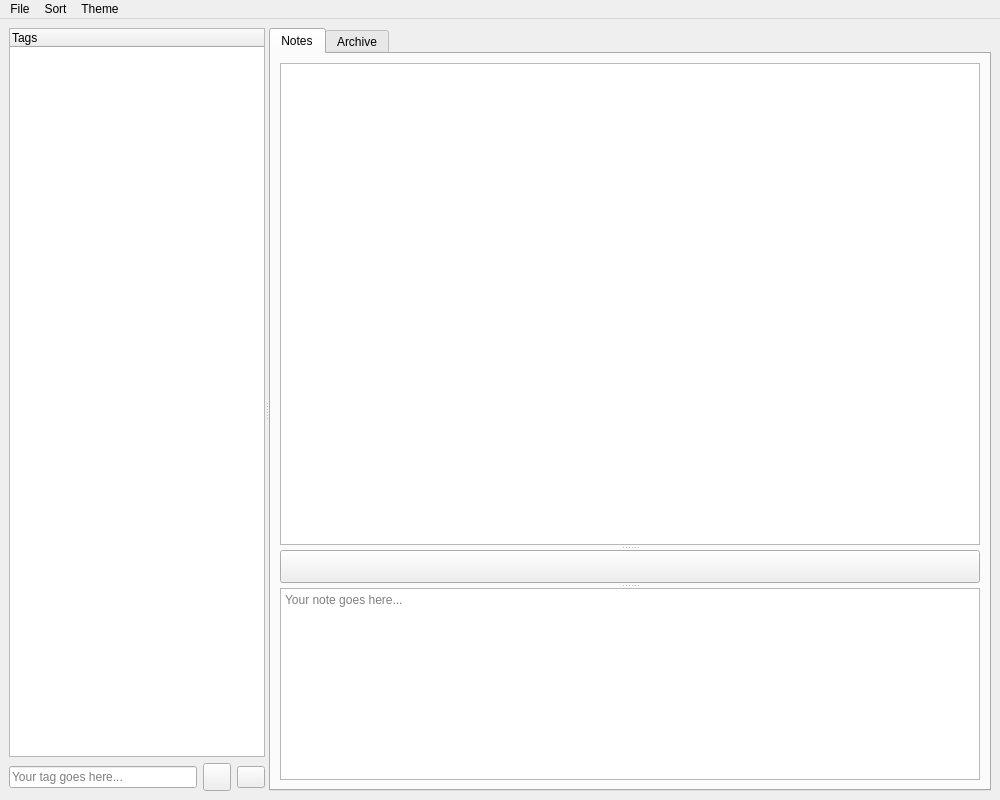
<?xml version="1.0" encoding="UTF-8"?>
<ui version="4.0">
 <class>MainWindow</class>
 <widget class="QMainWindow" name="MainWindow">
  <property name="geometry">
   <rect>
    <x>0</x>
    <y>0</y>
    <width>1000</width>
    <height>800</height>
   </rect>
  </property>
  <property name="windowTitle">
   <string>Notes</string>
  </property>
  <property name="windowIcon">
   <iconset>
    <normaloff>res/notes.png</normaloff>res/notes.png</iconset>
  </property>
  <widget class="QWidget" name="centralwidget">
   <layout class="QHBoxLayout" name="horizontalLayout_2">
    <item>
     <widget class="QSplitter" name="splitter_2">
      <property name="orientation">
       <enum>Qt::Horizontal</enum>
      </property>
      <widget class="QWidget" name="verticalLayoutWidget">
       <layout class="QVBoxLayout" name="verticalLayout_3">
        <item>
         <widget class="QTreeWidget" name="tagTreeWidget">
          <property name="minimumSize">
           <size>
            <width>100</width>
            <height>0</height>
           </size>
          </property>
          <property name="animated">
           <bool>false</bool>
          </property>
          <property name="headerHidden">
           <bool>false</bool>
          </property>
          <column>
           <property name="text">
            <string>Tags</string>
           </property>
          </column>
         </widget>
        </item>
        <item>
         <layout class="QHBoxLayout" name="horizontalLayout" stretch="1,0,0">
          <item>
           <widget class="QLineEdit" name="tagEdit">
            <property name="toolTip">
             <string>Name of the new tag</string>
            </property>
            <property name="frame">
             <bool>true</bool>
            </property>
            <property name="placeholderText">
             <string>Your tag goes here...</string>
            </property>
            <property name="clearButtonEnabled">
             <bool>true</bool>
            </property>
           </widget>
          </item>
          <item>
           <widget class="QPushButton" name="addTagButton">
            <property name="sizePolicy">
             <sizepolicy hsizetype="Fixed" vsizetype="Fixed">
              <horstretch>0</horstretch>
              <verstretch>0</verstretch>
             </sizepolicy>
            </property>
            <property name="minimumSize">
             <size>
              <width>28</width>
              <height>28</height>
             </size>
            </property>
            <property name="maximumSize">
             <size>
              <width>28</width>
              <height>28</height>
             </size>
            </property>
            <property name="toolTip">
             <string>Add a new sub-tag to the selected one</string>
            </property>
            <property name="text">
             <string/>
            </property>
            <property name="icon">
             <iconset>
              <normaloff>res/add.png</normaloff>res/add.png</iconset>
            </property>
           </widget>
          </item>
          <item>
           <widget class="QPushButton" name="deleteTagButton">
            <property name="minimumSize">
             <size>
              <width>28</width>
              <height>0</height>
             </size>
            </property>
            <property name="maximumSize">
             <size>
              <width>28</width>
              <height>16777215</height>
             </size>
            </property>
            <property name="toolTip">
             <string>Delete selected tag, all of his children and all of the notes in archive associated with it</string>
            </property>
            <property name="text">
             <string/>
            </property>
            <property name="icon">
             <iconset>
              <normaloff>res/bin.png</normaloff>res/bin.png</iconset>
            </property>
           </widget>
          </item>
         </layout>
        </item>
       </layout>
      </widget>
      <widget class="QTabWidget" name="tabWidget">
       <property name="sizePolicy">
        <sizepolicy hsizetype="Expanding" vsizetype="Expanding">
         <horstretch>1</horstretch>
         <verstretch>0</verstretch>
        </sizepolicy>
       </property>
       <property name="focusPolicy">
        <enum>Qt::NoFocus</enum>
       </property>
       <property name="currentIndex">
        <number>0</number>
       </property>
       <widget class="QWidget" name="Notes">
        <attribute name="title">
         <string>Notes</string>
        </attribute>
        <layout class="QVBoxLayout" name="verticalLayout_2">
         <item>
          <widget class="QSplitter" name="splitter">
           <property name="sizePolicy">
            <sizepolicy hsizetype="Preferred" vsizetype="Expanding">
             <horstretch>0</horstretch>
             <verstretch>0</verstretch>
            </sizepolicy>
           </property>
           <property name="orientation">
            <enum>Qt::Vertical</enum>
           </property>
           <property name="handleWidth">
            <number>5</number>
           </property>
           <widget class="QListWidget" name="notesListWidget">
            <property name="sizePolicy">
             <sizepolicy hsizetype="Expanding" vsizetype="Expanding">
              <horstretch>0</horstretch>
              <verstretch>1</verstretch>
             </sizepolicy>
            </property>
            <property name="minimumSize">
             <size>
              <width>600</width>
              <height>300</height>
             </size>
            </property>
            <property name="selectionMode">
             <enum>QAbstractItemView::MultiSelection</enum>
            </property>
           </widget>
           <widget class="QPushButton" name="addButton">
            <property name="sizePolicy">
             <sizepolicy hsizetype="Fixed" vsizetype="Fixed">
              <horstretch>0</horstretch>
              <verstretch>0</verstretch>
             </sizepolicy>
            </property>
            <property name="minimumSize">
             <size>
              <width>0</width>
              <height>33</height>
             </size>
            </property>
            <property name="maximumSize">
             <size>
              <width>16777215</width>
              <height>33</height>
             </size>
            </property>
            <property name="toolTip">
             <string>Add a new note</string>
            </property>
            <property name="text">
             <string/>
            </property>
            <property name="icon">
             <iconset>
              <normaloff>res/add.png</normaloff>res/add.png</iconset>
            </property>
           </widget>
           <widget class="QTextEdit" name="noteEdit">
            <property name="enabled">
             <bool>true</bool>
            </property>
            <property name="sizePolicy">
             <sizepolicy hsizetype="Expanding" vsizetype="Expanding">
              <horstretch>0</horstretch>
              <verstretch>0</verstretch>
             </sizepolicy>
            </property>
            <property name="minimumSize">
             <size>
              <width>0</width>
              <height>100</height>
             </size>
            </property>
            <property name="baseSize">
             <size>
              <width>0</width>
              <height>0</height>
             </size>
            </property>
            <property name="toolTip">
             <string>Text of the new note</string>
            </property>
            <property name="documentTitle">
             <string/>
            </property>
            <property name="acceptRichText">
             <bool>false</bool>
            </property>
            <property name="placeholderText">
             <string>Your note goes here...</string>
            </property>
           </widget>
          </widget>
         </item>
        </layout>
       </widget>
       <widget class="QWidget" name="Archive">
        <attribute name="title">
         <string>Archive</string>
        </attribute>
        <layout class="QVBoxLayout" name="verticalLayout_4">
         <item>
          <widget class="QListWidget" name="archiveListWidget">
           <property name="selectionMode">
            <enum>QAbstractItemView::NoSelection</enum>
           </property>
          </widget>
         </item>
        </layout>
       </widget>
      </widget>
     </widget>
    </item>
   </layout>
  </widget>
  <widget class="QMenuBar" name="menubar">
   <property name="geometry">
    <rect>
     <x>0</x>
     <y>0</y>
     <width>1000</width>
     <height>26</height>
    </rect>
   </property>
   <widget class="QMenu" name="menuSort">
    <property name="title">
     <string>Sort</string>
    </property>
    <widget class="QMenu" name="menuEdit_date">
     <property name="title">
      <string>Edit date</string>
     </property>
     <addaction name="editAscending"/>
     <addaction name="editDescending"/>
    </widget>
    <widget class="QMenu" name="menuCreation_date">
     <property name="title">
      <string>Creation date</string>
     </property>
     <addaction name="creationAscending"/>
     <addaction name="creationDescending"/>
    </widget>
    <addaction name="menuEdit_date"/>
    <addaction name="menuCreation_date"/>
   </widget>
   <widget class="QMenu" name="menuTheme">
    <property name="title">
     <string>Theme</string>
    </property>
    <addaction name="actionBreeze"/>
    <addaction name="actionBreezeDark"/>
    <addaction name="actionQDarkStyle"/>
   </widget>
   <widget class="QMenu" name="menuFile">
    <property name="title">
     <string>File</string>
    </property>
    <addaction name="actionSave"/>
    <addaction name="actionExport"/>
   </widget>
   <addaction name="menuFile"/>
   <addaction name="menuSort"/>
   <addaction name="menuTheme"/>
  </widget>
  <action name="editAscending">
   <property name="text">
    <string>Ascending</string>
   </property>
  </action>
  <action name="editDescending">
   <property name="text">
    <string>Descending</string>
   </property>
  </action>
  <action name="creationAscending">
   <property name="text">
    <string>Ascending</string>
   </property>
  </action>
  <action name="creationDescending">
   <property name="text">
    <string>Descending</string>
   </property>
  </action>
  <action name="actionBreeze">
   <property name="text">
    <string>Breeze</string>
   </property>
  </action>
  <action name="actionBreezeDark">
   <property name="text">
    <string>BreezeDark</string>
   </property>
  </action>
  <action name="actionQDarkStyle">
   <property name="text">
    <string>QDarkStyle</string>
   </property>
  </action>
  <action name="actionExport">
   <property name="text">
    <string>Export</string>
   </property>
  </action>
  <action name="actionSave">
   <property name="text">
    <string>Save</string>
   </property>
  </action>
 </widget>
 <resources/>
 <connections/>
</ui>
